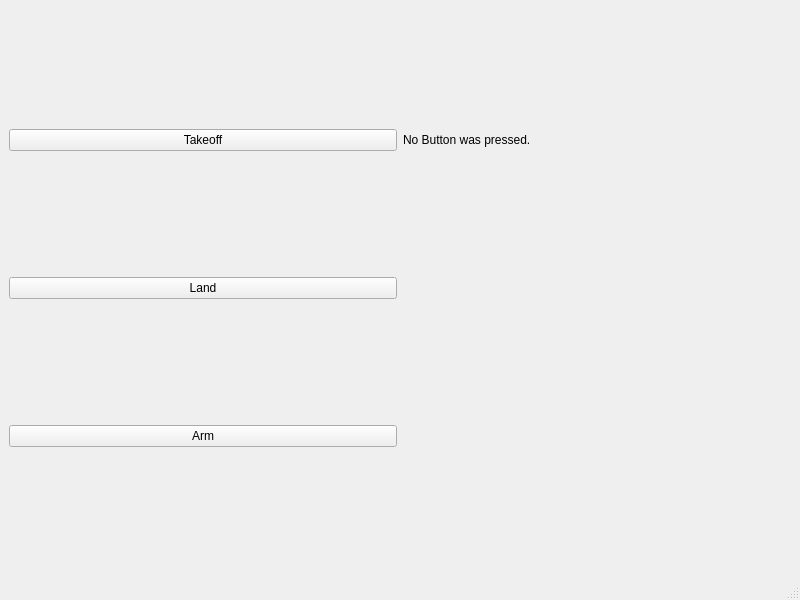
<?xml version="1.0" encoding="UTF-8"?>
<ui version="4.0">
 <class>MainWindow</class>
 <widget class="QMainWindow" name="MainWindow">
  <property name="geometry">
   <rect>
    <x>0</x>
    <y>0</y>
    <width>800</width>
    <height>600</height>
   </rect>
  </property>
  <property name="windowTitle">
   <string>MainWindow</string>
  </property>
  <widget class="QWidget" name="centralwidget">
   <layout class="QGridLayout" name="gridLayout">
    <item row="0" column="0">
     <widget class="QPushButton" name="pushButtonTakeoff">
      <property name="text">
       <string>Takeoff</string>
      </property>
     </widget>
    </item>
    <item row="1" column="0">
     <widget class="QPushButton" name="pushButtonLand">
      <property name="text">
       <string>Land</string>
      </property>
     </widget>
    </item>
    <item row="2" column="0">
     <widget class="QPushButton" name="pushButtonArm">
      <property name="text">
       <string>Arm</string>
      </property>
     </widget>
    </item>
    <item row="0" column="1">
     <widget class="QLabel" name="label">
      <property name="text">
       <string>No Button was pressed.</string>
      </property>
     </widget>
    </item>
   </layout>
  </widget>
  <widget class="QMenuBar" name="menubar">
   <property name="geometry">
    <rect>
     <x>0</x>
     <y>0</y>
     <width>800</width>
     <height>22</height>
    </rect>
   </property>
  </widget>
  <widget class="QStatusBar" name="statusbar"/>
 </widget>
 <resources/>
 <connections/>
</ui>
